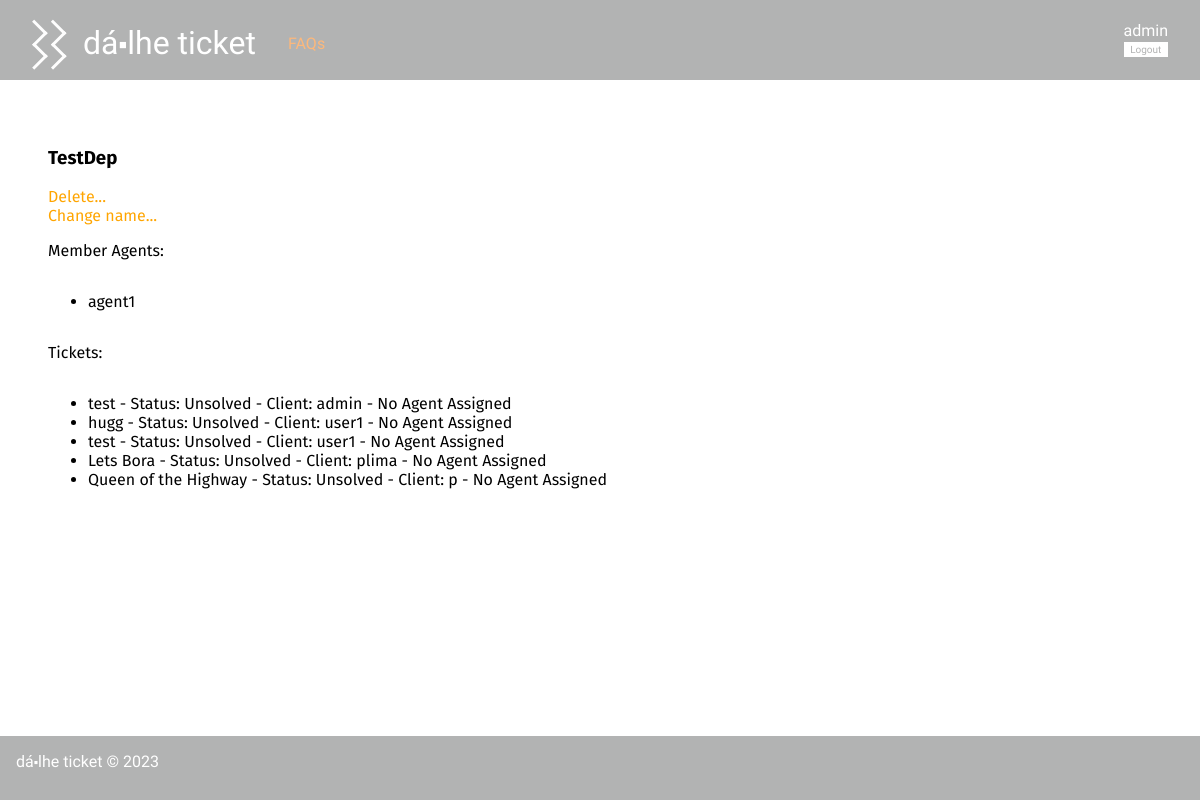
Before: /pages/departmentDetails.php?name=TestDep (signed in) with the older database file.
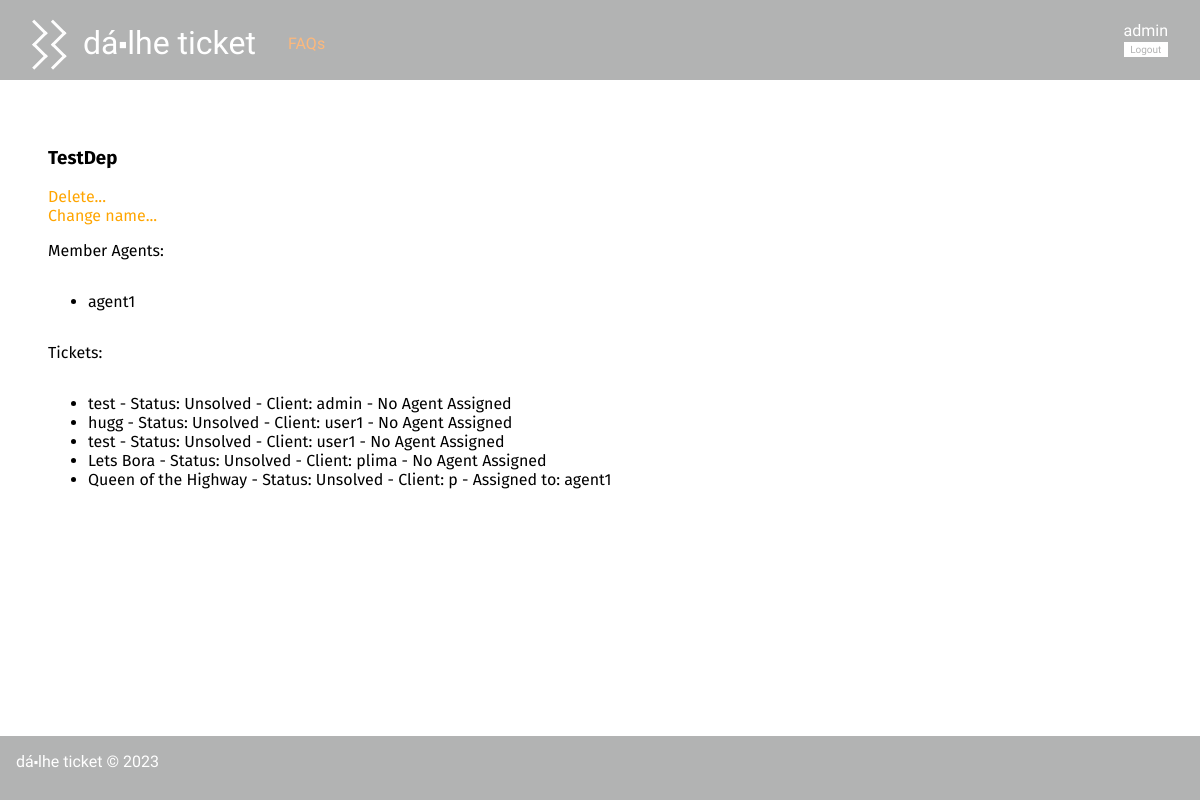
After: the same page with the newer database file.
### tables this page shows
CREATE TABLE Department(
   name varchar(20) primary key
);

CREATE TABLE User(
   name varchar(60) not null,
   username varchar(20) primary key,
   email varchar(60) not null,
   password varchar(40) not null,
   type varchar(5) not null, /*user, agent, admin*/
   department varchar(20)
);

CREATE TABLE Ticket(
   id integer primary key autoincrement,
   title varchar(60) not null,
   client varchar(20) not null,
   agent varchar(20),
   status varchar(10) not null,
   department varchar(20),
   foreign key (client) references User(username),
   foreign key (agent) references User(username),
   foreign key (department) references Department(name)
);

### pages/departmentDetails.php (called while the page is built, shortened)
<?php
    require_once(__DIR__ . '/../templates/common.tpl.php');
    require_once(__DIR__ . '/../templates/departmentDetails.tpl.php');
    require_once(__DIR__ . '/../utils/session.php');
    require_once(__DIR__ . '/../database/connection.db.php');
    require_once(__DIR__ . '/../database/department.class.php');
    require_once(__DIR__ . '/../database/user.class.php');
    $session = new Session();
    $db = getDatabaseConnection();
    $department = Department::getDepartmentByName($db, $_GET['name']);
    drawHeader();
    drawDepartment($department);
    drawFooter();
?>

### database/department.class.php (called while the page is built, shortened)
<?php
  require_once(__DIR__ . '/../database/ticket.class.php');
  class Department{
    public string $name;
    public function __construct(string $name){
      $this->name = $name;
    }
    public function getMemberAgents(PDO $db) : array {
      $stmt = $db->prepare('SELECT * FROM User WHERE department = ?');
      $stmt->execute(array($this->name));
      $agents = array();
      while ($agent = $stmt->fetch()) {
        $agents[] = new User(
          $agent['name'],
          $agent['username'],
          $agent['email'],
          $agent['type'],
          $agent['department'],
        );
      }
      return $agents;
    }
    static public function getDepartmentByName(PDO $db, string $name) : Department {
      $stmt = $db->prepare('SELECT * FROM Department WHERE name = ?');
      $stmt->execute(array($name));
      $query = $stmt->fetchAll()[0];
      return new Department($query['name']);
    }
  }
?>

### utils/session.php (called while the page is built, shortened)
<?php
  class Session {
    public function isLoggedIn() : bool {
      return isset($_SESSION['id']);
    }
    public function getName() : ?string {
      return isset($_SESSION['name']) ? $_SESSION['name'] : null;
    }
  }
?>

### database/user.class.php (called while the page is built, shortened)
<?php
class User{
  public function __construct(string $name, string $username, string $email, string $type, string $department){
    $this->username = $username;
  }
}
?>

### database/ticket.class.php (called while the page is built, shortened)
<?php
    class Ticket {
        public function __construct(int $id, string $title, string $client, string $agent, string $status, string $department) {
            $this->id = $id;
            $this->title = $title;
            $this->client = $client;
            $this->agent = $agent;
            $this->status = $status;
        }
        static public function getAllTicketsInDepartment(PDO $db, string $name) : array {
            $stmt = $db->prepare("
                SELECT id, title, client, agent, status, department
                FROM Ticket
                WHERE department = ?
            ");
            $stmt->execute(array($name));
            $tickets = array();
            while($ticket = $stmt->fetch()){
                $tickets[] = new Ticket(
                $ticket['id'],
                $ticket['title'],
                $ticket['client'],
                $ticket['agent'],
                $ticket['status'],
                $ticket['department']
                );
            }
            return $tickets;
        }
    }
?>

### templates/departmentDetails.tpl.php (the view, shortened to what this page needs)
<?php
require_once(__DIR__ . '/../database/department.class.php');
require_once(__DIR__ . '/../database/ticket.class.php');
require_once(__DIR__ . '/../database/connection.db.php');
function drawDepartment(Department $department) : void {
        global $session, $db;
?>
    <h3 class="name"><?= $department->name ?></h3>
    <div class="dep_options">
        <a href="../actions/action_delete_department.php?name=<?= $department->name ?>">Delete...</a>
        <br>
        <a href="../pages/change_department_name.php?name=<?= $department->name ?>">Change name...</a>
    </div>
    <p> Member Agents: </p>
    <ul class="search_list">
<?php
    foreach ($department->getMemberAgents($db) as $agent) {
?>
    <li>
        <a href="../pages/profile.php?username=<?= $agent->username ?>"><?= $agent->username ?></a>
    </li>
<?php
    }
?>
    </ul>
    <p> Tickets: </p>
    <ul class="ticket_list">
<?php
    foreach (Ticket::getAllTicketsInDepartment($db, $department->name) as $ticket) {
?>
    <li>
        <a href="../pages/ticket.php?id=<?= $ticket->id ?>"><?= $ticket->title ?>
        - Status: <?= $ticket->status ?>
        - Client: <?= $ticket->client ?>
        <?php if($ticket->agent != null) { ?>
        - Assigned to: <?= $ticket->agent ?></a>
        <?php } else {?>
        - No Agent Assigned</a>
        <?php } ?>
    </li>
<?php
    }
?>
    </ul>
<?php
    }
?>

### templates/common.tpl.php (shortened to what this page needs)
<?php
  $name = 'Dá⬝lhe Ticket';
  require_once(__DIR__ . '/../utils/session.php');
  $session = new Session();
?>
<?php function drawHeader(bool $is_index = false) {
  global $session; ?>
<!DOCTYPE html>
<html lang="en-US">
  <head>
    <?php if($is_index){ ?>
      <link rel="stylesheet" href="../css/index.css">
      <link rel="stylesheet" href="../css/animation.css">
      <script src="../js/animation.js" defer></script>
    <?php } else { ?>
      <link rel="stylesheet" href="../css/style.css">
      <link rel="stylesheet" href="../css/header.css">
      <link rel="stylesheet" href="../css/mytickets.css">
    <?php } ?>
  </head>
  <body>
    <header>
      <h1 class="hidden"><a href="/"><?php global $name; echo $name; ?></a></h1>
      <section class="header_options hidden">
        <a href="../pages/faqs.php" class="faqs">FAQs</a>
      </section>
      <section class="header_login hidden">
        <?php
          if ($session->isLoggedIn()) {
            drawLogoutForm($session);
          } else {
            drawLoginForm($session);
          } ?>
      </section>
    </header>
    <main>
<?php } ?>
<?php function drawFooter() { ?>
    </main>
    <footer class="hidden">
      <?php global $name; echo $name; ?> &copy; 2023
    </footer>
  </body>
</html>
<?php } ?>
<?php function drawLogoutForm(Session $session) { ?>
  <form action="../actions/action_logout.php" method="post" class="logout hidden">
    <a href="../pages/profile.php?username=<?=$session->getName()?>"><?=$session->getName()?></a>
    <button type="submit">Logout</button>
  </form>
<?php } ?>

### css/style.css (style rules this page uses)
body { font-family: 'Allerta Stencil', sans-serif; margin: 0; padding: 0; display: grid; grid-template-columns: auto; grid-template-rows: 5em auto 4em; grid-template-areas: "header" "main" "footer"; min-height: 100vh; background-color: #b2b3b3; }
header:first-of-type { grid-area: header; }
footer:last-of-type { max-height: 5em; color: #ffffff; background-color: #b2b3b3; grid-area: footer; padding: 1em; }
main { font-family: 'Fira Sans', sans-serif; display: grid; justify-content: start; align-content: start; grid-area: main; background-color: #ffffff; padding: 3em; }
footer { text-transform: lowercase; }
form * { display: block; }
a { text-decoration: none; color: orange; }
button { background-color: #b2b3b3; color: #ffffff; border: none; border-radius: 0.5em; padding: 0.5em; font-size: 1em; font-weight: 100; cursor: pointer; margin: 1em 0; }
.search_list a { color: black; }
p { overflow-wrap: break-word; }

### css/header.css (style rules this page uses)
header:first-of-type { display: grid; place-items: center; justify-items: center; align-items: center; background-color: #b2b3b3; color: #ffffff; grid-template-columns: 18rem auto 5rem; grid-template-rows: auto; grid-template-areas: "logo options login"; }
header:first-of-type * { padding: 0; margin: 0; }
header:first-of-type a { text-decoration: none; color: #ffffff; padding: 0; margin: 0; }
header:first-of-type h1 { grid-area: logo; text-transform: lowercase; padding-bottom: 1rem; font-weight: 100; }
header:first-of-type h1 a { margin-left: 1rem; margin-bottom: 10rem; }
header:first-of-type h1:before { content: url("../img/riscas.png"); position:relative; z-index:100000; top:0.5em; }
header:first-of-type .header_options { grid-area: options; justify-self: start; align-self: center; padding-top: 0.4rem; color: #ef7f1a; }
header:first-of-type .header_options a { color: #fdb87b; }
header:first-of-type .header_login { grid-area: login; display: grid; justify-self: end; align-self: center; padding-right: 2em; }
header:first-of-type .logout { display: grid; grid-template-columns: auto; grid-template-rows: auto auto; grid-template-areas: "username" "logout"; justify-items: start; align-items: center; }
header:first-of-type .logout a { grid-area: username; }
header:first-of-type .logout button { grid-area: logout; justify-self: stretch; align-self: stretch; font-size: x-small; }
header:first-of-type button { background-color: #ffffff; color: #b2b3b3; padding: 0.2em; margin: 0.2em 0; border-radius: 0; font-family: 'Allerta Stencil', sans-serif; transition: color, 0.5s; }

### css/mytickets.css (style rules this page uses)
.ticket_list a { color: black; text-decoration: none; }

Changed rows visible on the page:
changed ticket "Queen of the Highway": agent (not shown) → "agent1"; agent "- No Agent Assigned" → "- Assigned to:"
